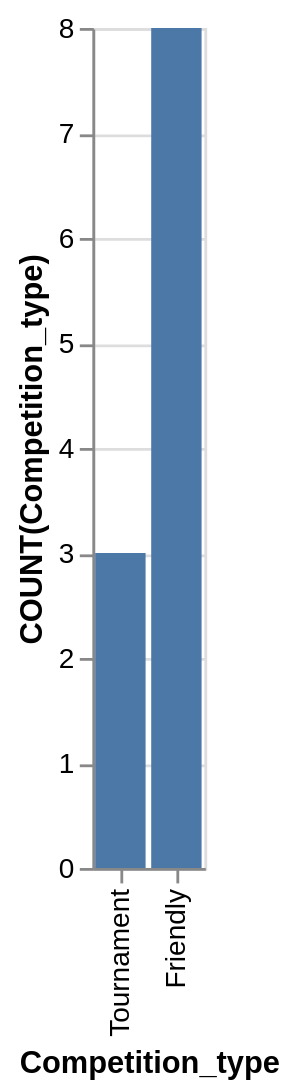

Vega-Lite specification for this chart:
### Vega-Lite specification from a JSON file in a GitHub repository (floating-point values rounded to 4 significant figures)
{"data": {"values": [{"x_data": "Tournament", "y_data": 3}, {"x_data": "Friendly", "y_data": 8}]}, "mark": "bar", "encoding": {"x": {"field": "x_data", "type": "nominal", "title": "Competition_type", "sort": {"op": "sum", "field": "y_data", "order": "ascending"}}, "y": {"field": "y_data", "type": "quantitative", "title": "COUNT(Competition_type)"}}}
